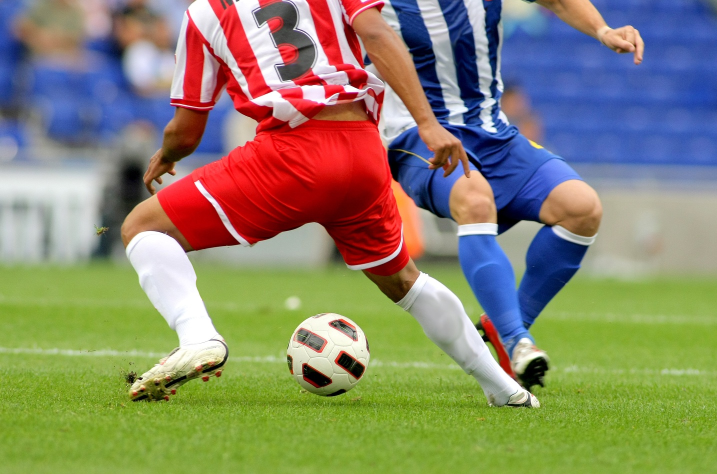
#> input picture 영상처리 실제/02_화소처리와 히스토그램 구현 실습/soccer.jpg, 1434 x 948 px (shown at 1/2 size)
$ python 0324_Lesson8_ImageInterpolation.py
#> lines starting #> are read from the running program, lines starting #| are printed output that depends on the picture; after the words box and inside, x2 and y2 are one past the last pixel; in counts of white or black regions, pixels touching at a corner belong together
import cv2 as cv                      # OpenCV 라이브러리 import

# 이미지 불러오기
img = cv.imread('soccer.jpg')        # 'soccer.jpg' 이미지를 컬러로 불러옴 (BGR)
#> img is the input picture: shape (948, 1434, 3); mean B, G, R 107.2, 133.3, 136.9

# 특정 영역 잘라내기 (세로 250~350, 가로 270~370 범위)
patch = img[250:350, 270:370, :]     # 관심영역(ROI): 100x100 크기 추출
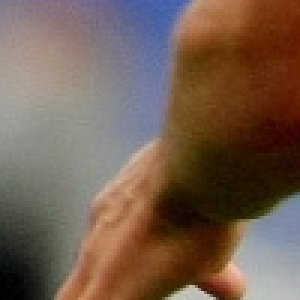
#> patch: shape (100, 100, 3) (shown 3 times larger); mean B, G, R 80.4, 94.4, 116

# 원본 이미지에 ROI 영역 사각형 그리기 (파란색, 두께 3)
img = cv.rectangle(img, (270, 250), (370, 350), (255, 0, 0), 3)
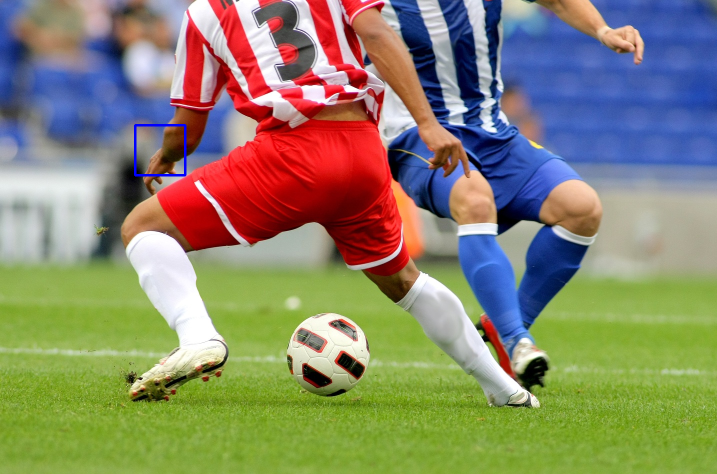
#> img: shape (948, 1434, 3) (shown at 1/2 size); 0.15% of pixels changed, all inside (x1, y1, x2, y2) = (268, 248, 373, 353)

# (1) 최근접 이웃 보간법으로 확대 (계단형 느낌, 빠름)
patch1 = cv.resize(patch, dsize=(0,0), fx=5, fy=5, interpolation=cv.INTER_NEAREST)
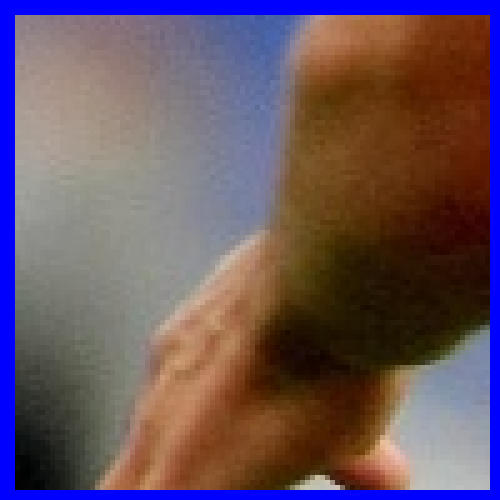
#> patch1: shape (500, 500, 3); mean B, G, R 96.1, 84.8, 104.7
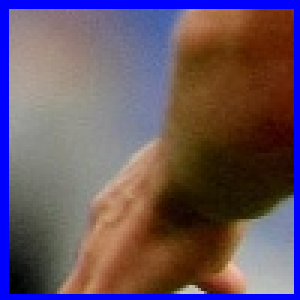
#> patch: shape (100, 100, 3) (shown 3 times larger); 9.75% of pixels changed, all inside (x1, y1, x2, y2) = (0, 0, 100, 100)

# (2) 양선형 보간법으로 확대 (부드럽고 자연스러움)
patch2 = cv.resize(patch, dsize=(0,0), fx=5, fy=5, interpolation=cv.INTER_LINEAR)

# (3) 3차 보간법으로 확대 (가장 부드럽고 고급 방식, 속도 느림)
patch3 = cv.resize(patch, dsize=(0,0), fx=5, fy=5, interpolation=cv.INTER_CUBIC)

# 원본 이미지(사각형 표시된) 출력
cv.imshow('Original', img)

# 각각의 보간 방법으로 확대된 결과 출력
cv.imshow('Resize nearest', patch1)     # 최근접 보간
cv.imshow('Resize bilinear', patch2)    # 양선형 보간
cv.imshow('Resize bicubic', patch3)     # 3차 보간

# 키 입력 대기 후 모든 창 닫기
cv.waitKey()
cv.destroyAllWindows()

$ run again, with 영상처리 실제/02_화소처리와 히스토그램 구현 실습/girl_laughing.jpg copied over 영상처리 실제/02_화소처리와 히스토그램 구현 실습/soccer.jpg
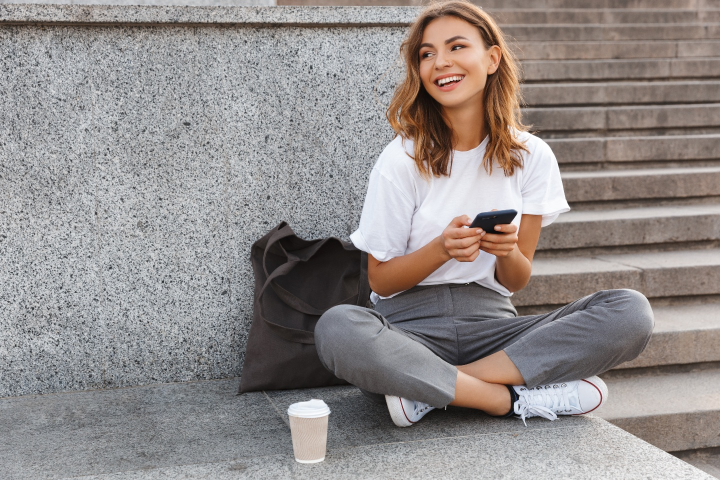
#> input picture 영상처리 실제/02_화소처리와 히스토그램 구현 실습/girl_laughing.jpg, 1440 x 960 px (shown at 1/2 size)
#> img is the input picture: shape (960, 1440, 3); mean B, G, R 139.3, 140.7, 146.8
#> img: shape (960, 1440, 3); 0.14% of pixels changed, all inside (x1, y1, x2, y2) = (268, 248, 373, 353)
#> `patch1 = cv.resize(patch, dsize=(0,0), fx=5, fy=5, interpolation=cv.IN..`:
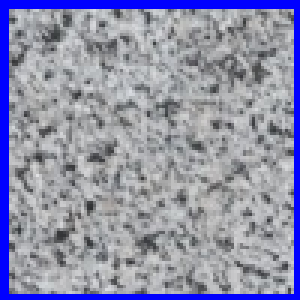
#> patch: shape (100, 100, 3) (shown 3 times larger); mean B, G, R 171.8, 144.8, 143.6
#> `patch2 = cv.resize(patch, dsize=(0,0), fx=5, fy=5, interpolation=cv.IN..`:
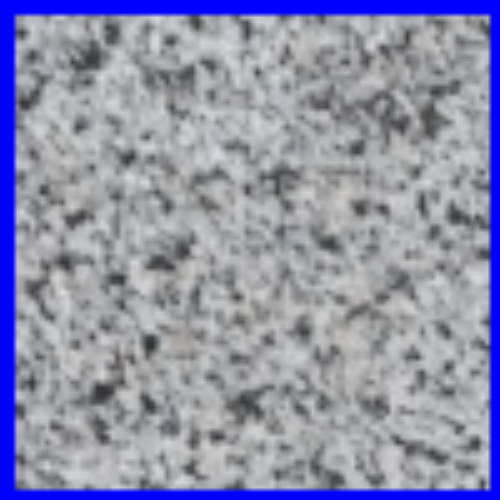
#> patch2: shape (500, 500, 3); mean B, G, R 171.7, 144.7, 143.5
